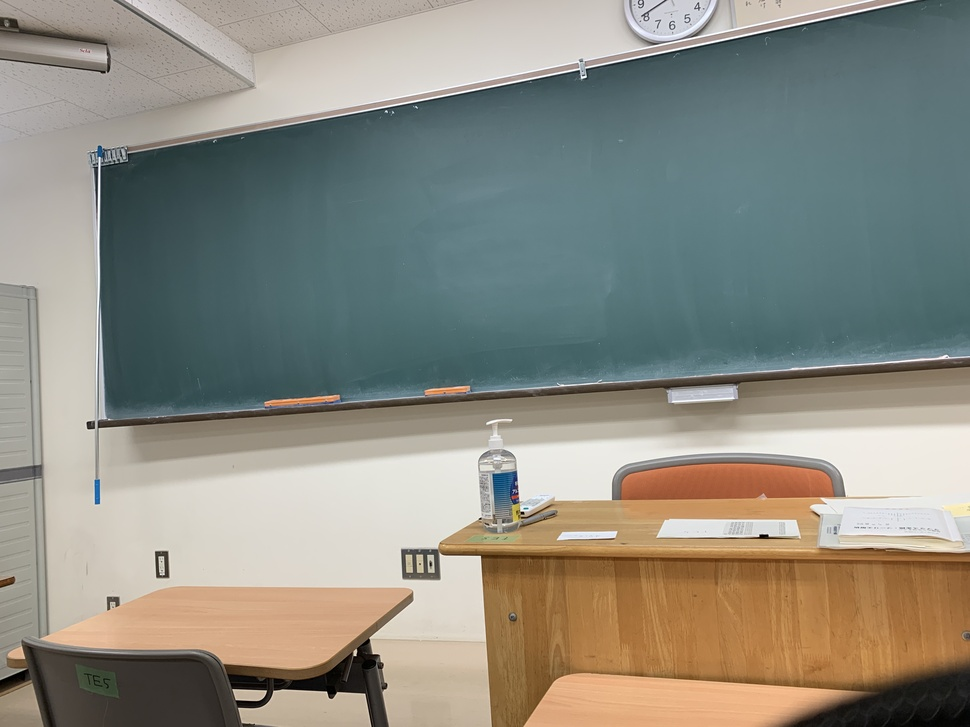
#> input picture img/IMG_0654.JPG, 970 x 727 px, shrunk from 4032 x 3024 before the run
$ python searchVertex.py
#> lines starting #> are read from the running program, lines starting #| are printed output that depends on the picture; after the words box and inside, x2 and y2 are one past the last pixel; in counts of white or black regions, pixels touching at a corner belong together
import cv2
import numpy as np
import csv

img_path = 'img/IMG_0654.JPG'
img = cv2.imread(img_path)
#> img is the input picture: shape (727, 970, 3); mean B, G, R 129.1, 139.3, 140.4
height, width = img.shape[:2]
#> height = 727; width = 970

hsv_img = cv2.cvtColor(img, cv2.COLOR_BGR2HSV)
#> hsv_img: shape (727, 970, 3); mean H, S, V 49.3, 61.9, 152

# HSV閾値設定
lowerHSV = (50, 0, 0)
upperHSV = (110,150, 150)
bin_img = cv2.inRange(hsv_img, lowerHSV, upperHSV)
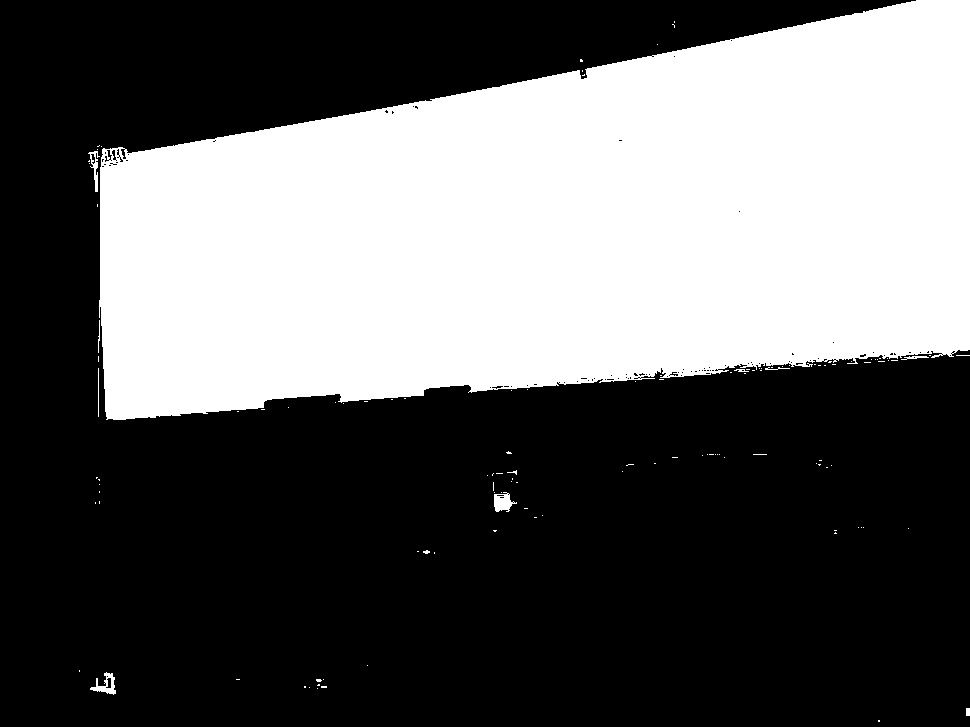
#> bin_img: shape (727, 970); 38.1% white; 121 white regions (111 under 20 px), largest, box (x1, y1, x2, y2) and area: (99, 0, 970, 420) 267262, (494, 492, 517, 512) 280, (90, 672, 116, 695) 248
## cv2.imwrite('resultImages/slide1.jpg', bin_img)

## クロージング処理
kernel = cv2.getStructuringElement(cv2.MORPH_RECT, (25, 25)) ## フィルタ
cls_img = cv2.morphologyEx(bin_img, cv2.MORPH_CLOSE, kernel)
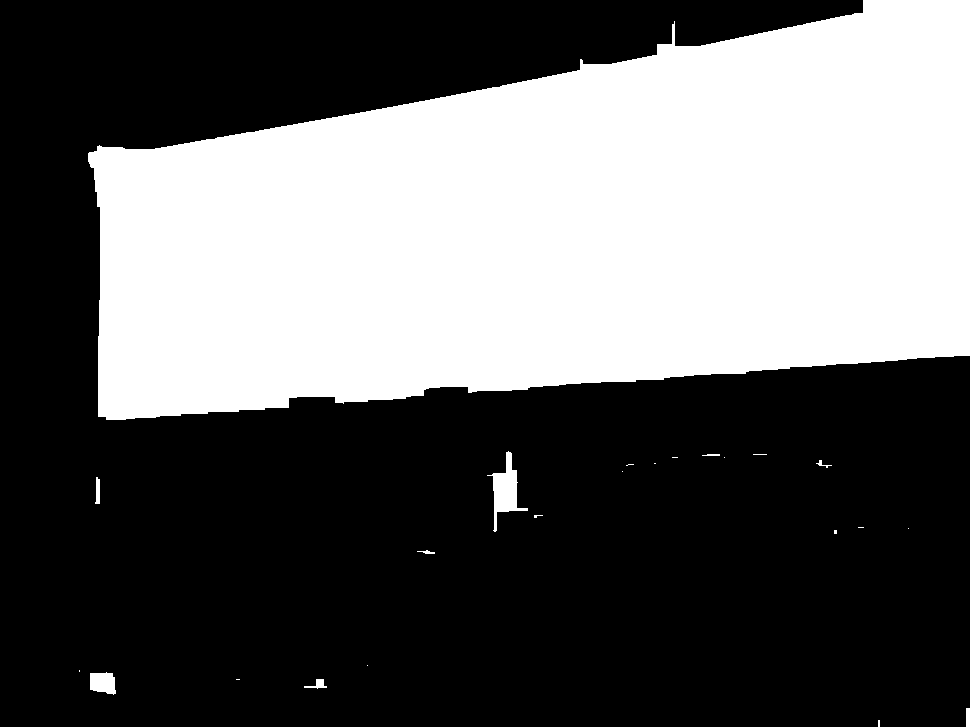
#> cls_img: shape (727, 970); 38.7% white; 23 white regions (14 under 20 px)
## cv2.imwrite('resultImages/slide2.jpg', cls_img)

## 輪郭を生成
contours, hierarchy = cv2.findContours(cls_img, cv2.RETR_EXTERNAL, cv2.CHAIN_APPROX_SIMPLE)
#> contours = 23 contours, 17 with area under 20; largest, box (x1, y1, x2, y2) and area: (88, 0, 970, 420) 269888, (487, 451, 528, 532) 1034, (90, 672, 116, 695) 437, (95, 477, 100, 504) 76, (304, 679, 327, 689) 73, (966, 708, 970, 727) 54
con = list(filter(lambda x: cv2.contourArea(x) > (height*width/5), contours)) ## 面積閾値設定
#> con = 1 contour; box (x1, y1, x2, y2) and area: (88, 0, 970, 420) 269888

## output3 = img.copy()
## output3 = cv2.drawContours(output3, con, -1, (0,255,0), 20)
## cv2.imwrite('resultImages/slide3.jpg', output3)

## 輪郭近似
for i, cnt in enumerate(con):
    ## 輪郭の周囲の長さを計算する。
    arclen = cv2.arcLength(cnt, True)
    ## 輪郭を近似する。
    n = 1
    while True:
        approx_cnt = cv2.approxPolyDP(cnt, epsilon=n * 0.01 * arclen, closed=True)
        if len(approx_cnt) == 4:
            break
        elif len(approx_cnt) < 4:
            n -= 0.4
        else:
            n += 1
#> this loop made 1 pass
#> arclen on pass 1: 2580.3

## 次元を減らして要素をsort
approx_cnt = np.squeeze(approx_cnt)
## sort後の順番:左上→左下→右上→右下
approx_cnt_sort = approx_cnt[np.argsort(approx_cnt[:, 0])]
if approx_cnt_sort[0][1] > approx_cnt_sort[1][1]:
    approx_cnt_sort = approx_cnt_sort[[1,0,2,3], : ]
if approx_cnt_sort[2][1] > approx_cnt_sort[3][1]:
    approx_cnt_sort = approx_cnt_sort[[0,1,3,2], : ]

# [10 lines of commented-out code are left out]
with open('vertices.csv', 'w') as file:
    writer = csv.writer(file, lineterminator='\n')
    writer.writerows(approx_cnt_sort)

$ run again, with img/IMG_0325.JPG copied over img/IMG_0654.JPG
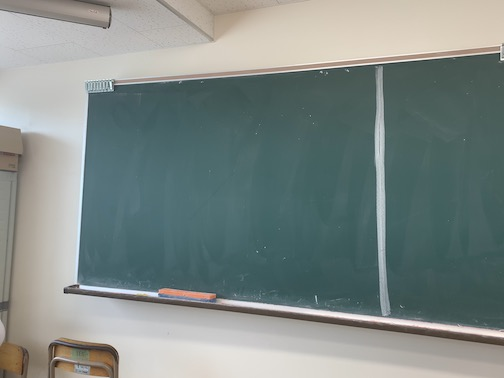
#> input picture img/IMG_0325.JPG, 504 x 378 px
#> img is the input picture: shape (378, 504, 3); mean B, G, R 134.3, 137.4, 126.9
#> hsv_img: shape (378, 504, 3); mean H, S, V 62.4, 46.5, 141.5
#> `bin_img = cv2.inRange(hsv_img, lowerHSV, upperHSV)`:
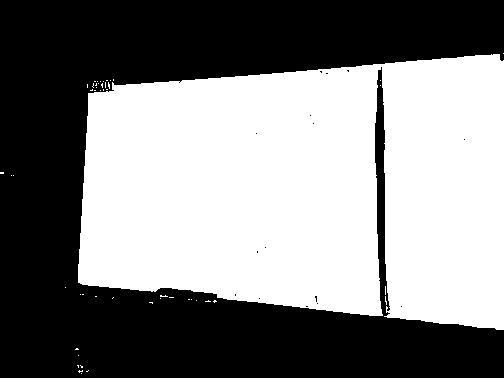
#> bin_img: shape (378, 504); 51% white; 16 black regions (15 under 20 px), largest, box (x1, y1, x2, y2) and area: (0, 0, 504, 378) 93381
#> `cls_img = cv2.morphologyEx(bin_img, cv2.MORPH_CLOSE, kernel)`:
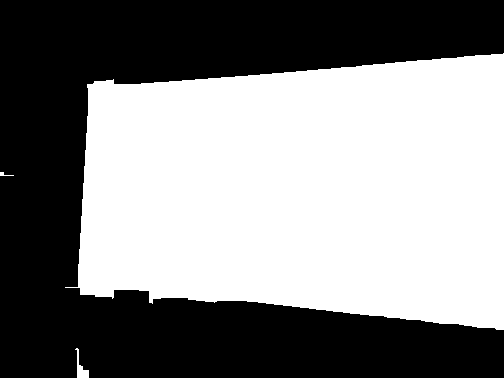
#> cls_img: shape (378, 504); 52.7% white; 1 black region
#> contours = 3 contours, 1 with area under 20; largest, box (x1, y1, x2, y2) and area: (65, 53, 504, 330) 99458, (75, 348, 89, 378) 120
#> con = 1 contour; box (x1, y1, x2, y2) and area: (65, 53, 504, 330) 99458
#> the loop `for i, cnt in enumerate(con):` made 1 pass
#> arclen on pass 1: 1419.5

$ run again, with img/IMG_0326.JPG copied over img/IMG_0654.JPG
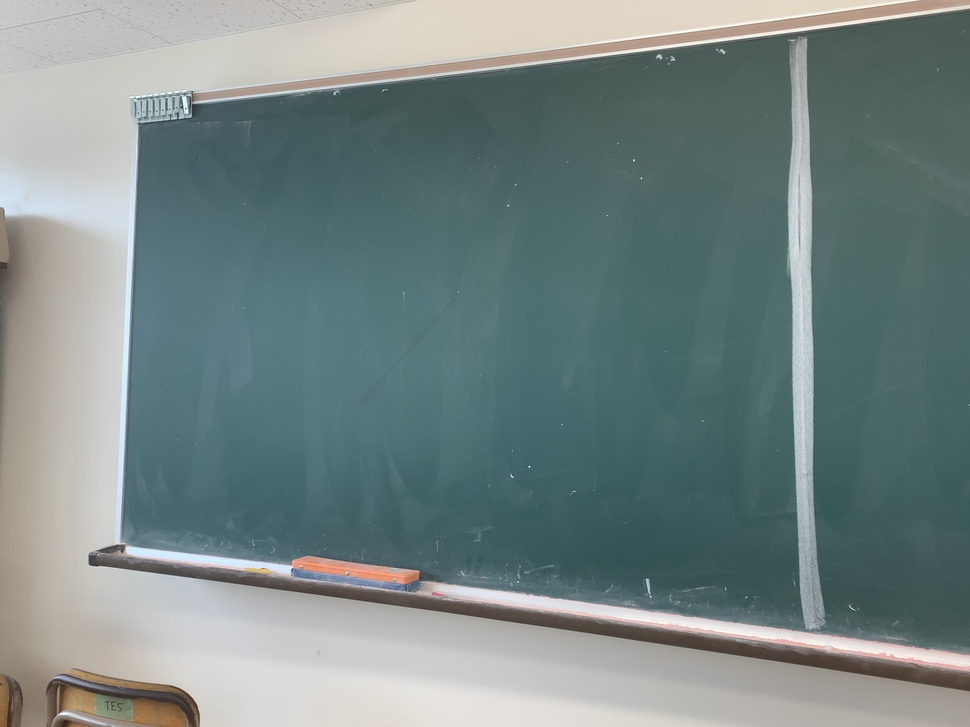
#> input picture img/IMG_0326.JPG, 970 x 727 px, shrunk from 4032 x 3024 before the run
#> img is the input picture: shape (727, 970, 3); mean B, G, R 132.5, 133.7, 117.8
#> hsv_img: shape (727, 970, 3); mean H, S, V 70.3, 52.6, 137.4
#> `bin_img = cv2.inRange(hsv_img, lowerHSV, upperHSV)`:
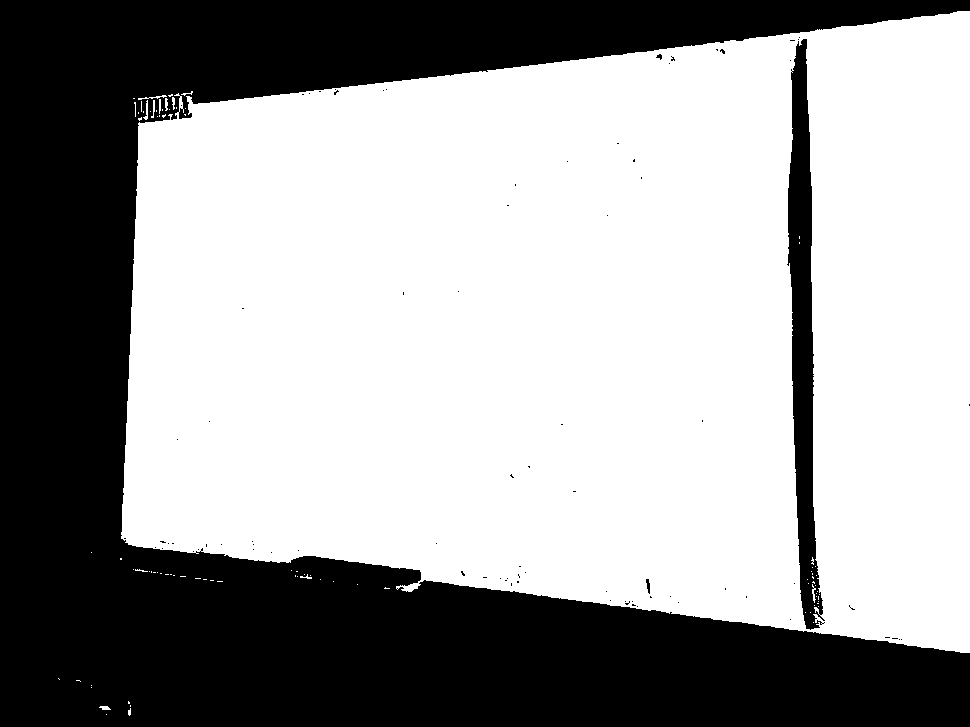
#> bin_img: shape (727, 970); 62% white; 83 black regions (79 under 20 px), largest, box (x1, y1, x2, y2) and area: (0, 0, 970, 727) 256734, (787, 39, 825, 630) 10946, (646, 579, 650, 594) 39, (656, 54, 662, 60) 21
#> `cls_img = cv2.morphologyEx(bin_img, cv2.MORPH_CLOSE, kernel)`:
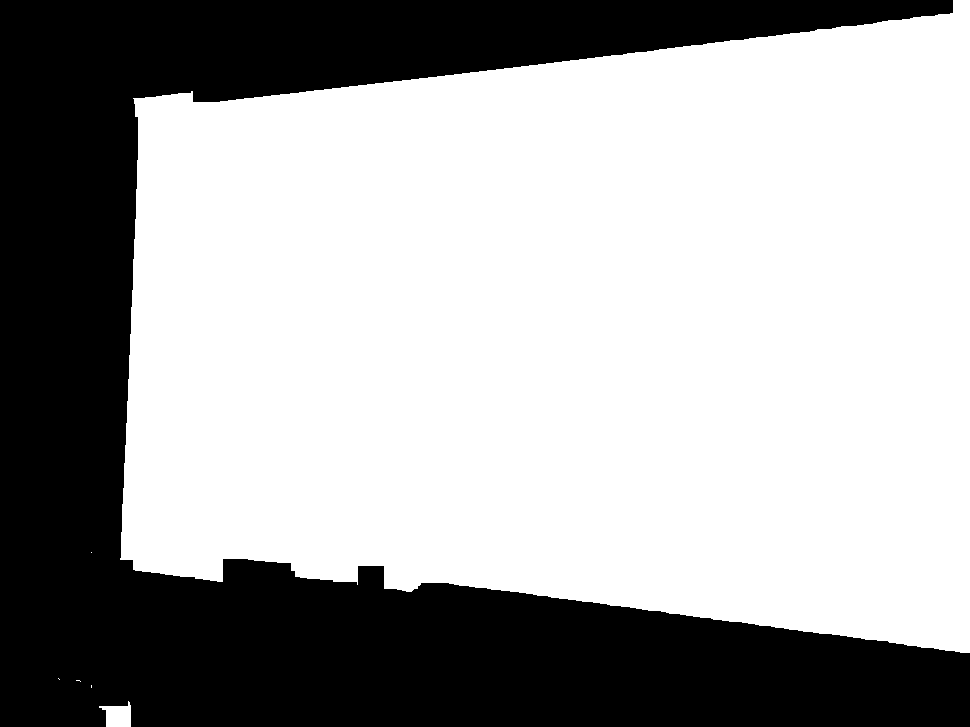
#> cls_img: shape (727, 970); 64.5% white; 1 black region
#> contours = 6 contours, 4 with area under 20; largest, box (x1, y1, x2, y2) and area: (120, 0, 970, 653) 452728, (99, 701, 131, 727) 502
#> con = 1 contour; box (x1, y1, x2, y2) and area: (120, 0, 970, 653) 452728
#> the loop `for i, cnt in enumerate(con):` made 1 pass
#> arclen on pass 1: 3005.4

$ run again, with img/IMG_0327.JPG copied over img/IMG_0654.JPG
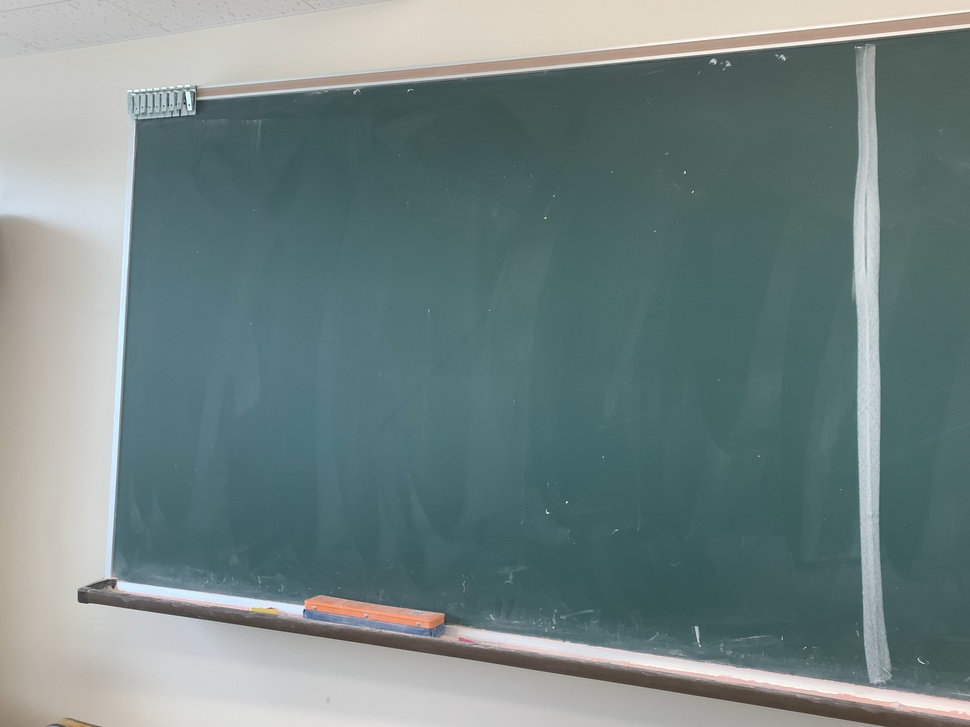
#> input picture img/IMG_0327.JPG, 970 x 727 px, shrunk from 4032 x 3024 before the run
#> img is the input picture: shape (727, 970, 3); mean B, G, R 131.4, 132.1, 114.7
#> hsv_img: shape (727, 970, 3); mean H, S, V 74, 54.3, 135.6
#> `bin_img = cv2.inRange(hsv_img, lowerHSV, upperHSV)`:
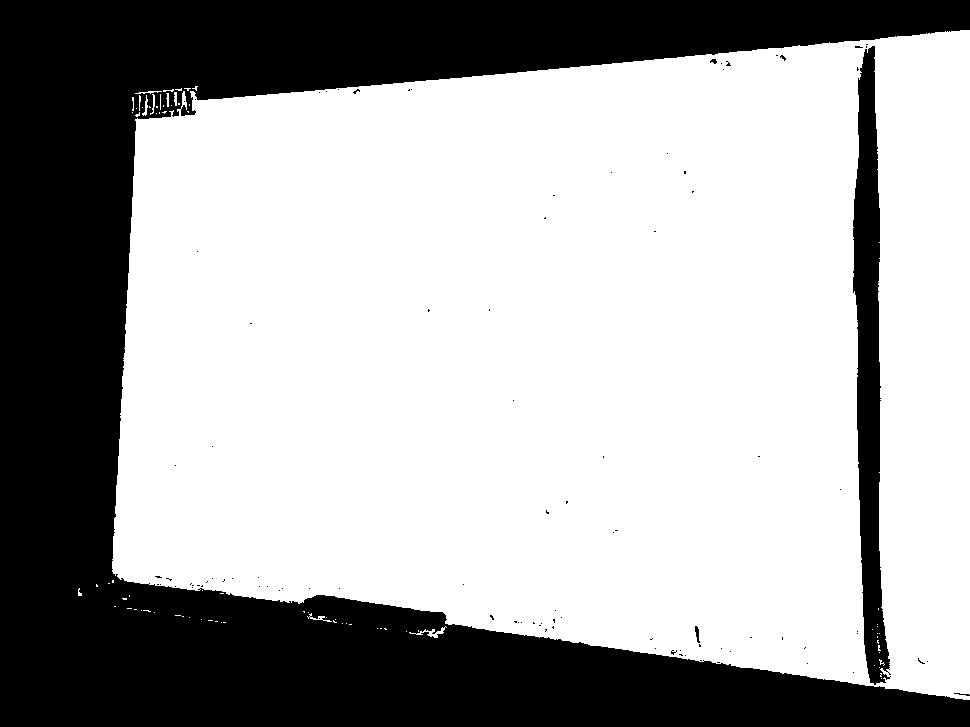
#> bin_img: shape (727, 970); 66.2% white; 98 black regions (93 under 20 px), largest, box (x1, y1, x2, y2) and area: (0, 0, 970, 727) 224596, (853, 46, 891, 685) 13125, (695, 626, 700, 643) 48, (710, 59, 717, 64) 23, (954, 693, 970, 696) 20
#> `cls_img = cv2.morphologyEx(bin_img, cv2.MORPH_CLOSE, kernel)`:
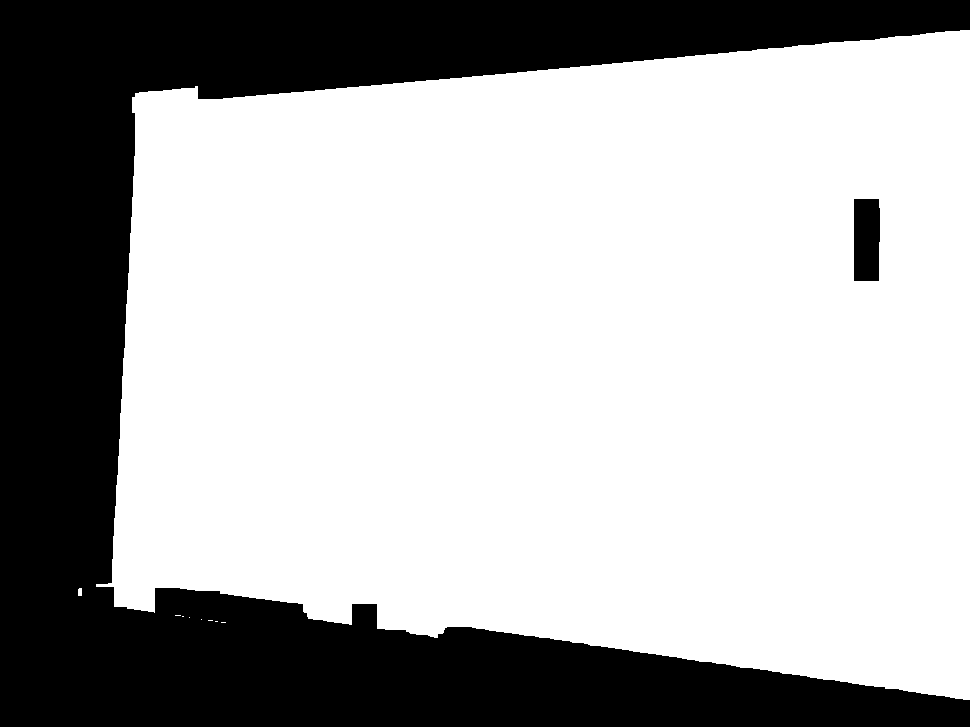
#> cls_img: shape (727, 970); 68.6% white; 2 black regions
#> contours = 9 contours, 7 with area under 20; largest, box (x1, y1, x2, y2) and area: (96, 30, 970, 700) 484294, (78, 588, 82, 596) 20
#> con = 1 contour; box (x1, y1, x2, y2) and area: (96, 30, 970, 700) 484294
#> the loop `for i, cnt in enumerate(con):` made 1 pass
#> arclen on pass 1: 3100.5
